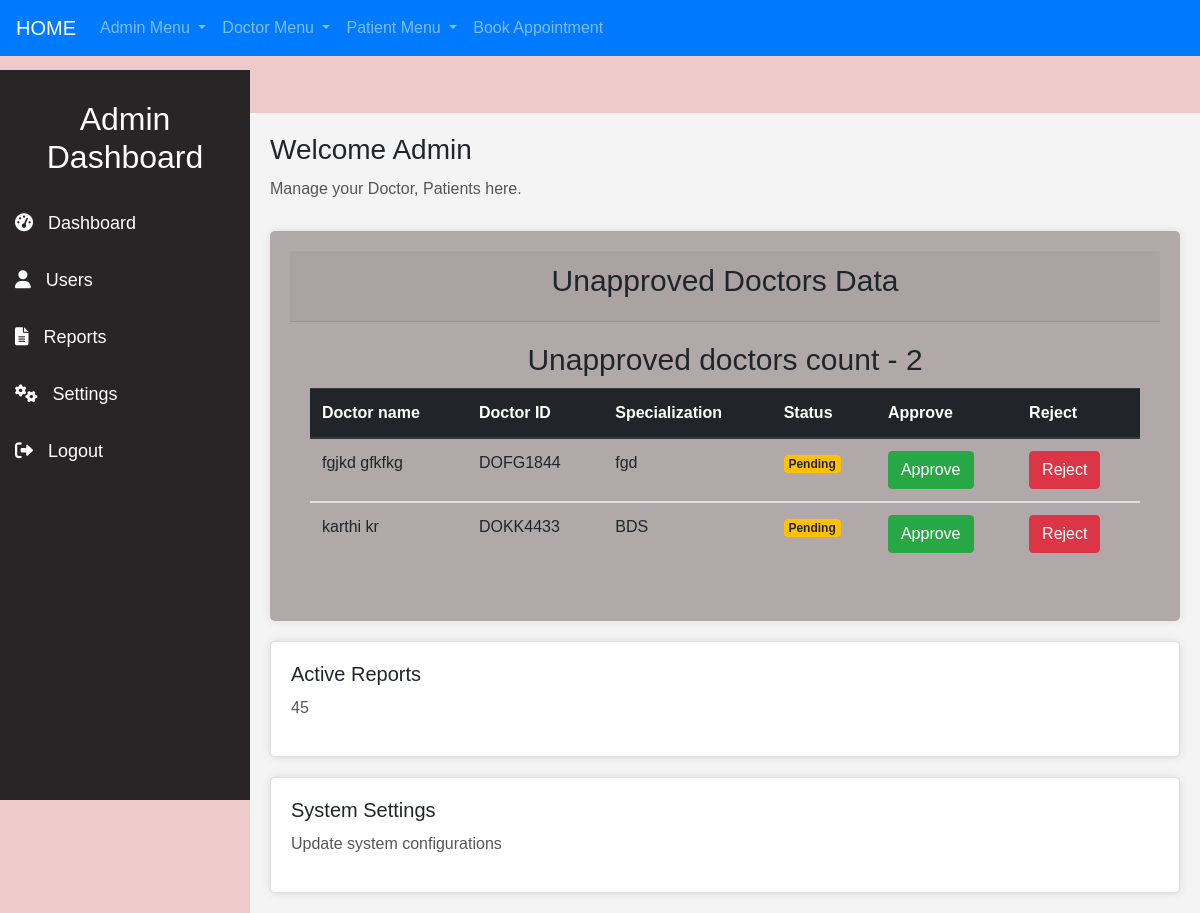
/dashboard/ (signed in), run on an earlier commit of the app's database.
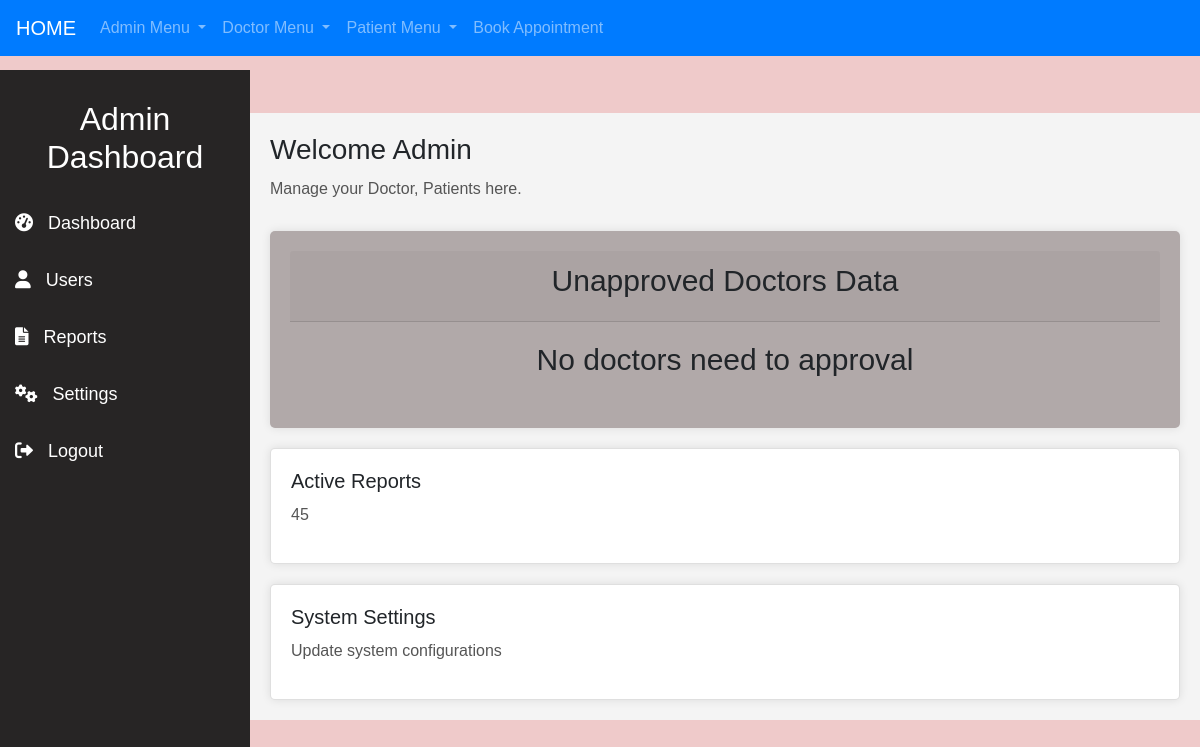
And on a later commit of the database.
### hospital/models.py (models this page shows, shortened)
class Doctor(models.Model):
    user = models.OneToOneField(User,on_delete=models.CASCADE)
    first_name = models.CharField(max_length=20)
    last_name = models.CharField(max_length=20)
    username = models.CharField(max_length=20)
    specialization = models.CharField(max_length=40)
    doctor_id = models.CharField(max_length=10,unique=True,blank=True)
    passwd = models.CharField(max_length=50)
    approval = models.BooleanField(default=False)

### hospital/views.py (the view)
# urls.py: path('dashboard/',views.dashboard,name="dashboard"),
@login_required
def dashboard(request):
    if request.user.is_superuser:
        unapproved_doctors = Doctor.objects.filter(approval=False).values()
        unapproved_doctors_count = len(unapproved_doctors)
        if unapproved_doctors_count == 0:
            return render(request,"dashboard.html")
        else:
            print(unapproved_doctors,"data")
            data = {'unapproved_doctors':unapproved_doctors,
                    'unapproved_doctors_count':unapproved_doctors_count}
            return render(request,"dashboard.html",context=data)
    else:
        messages.error(request, "You're not a admin user")
        return redirect('admin_login')

### hospital/templates/dashboard.html (shortened to what this page needs)
{% extends 'base.html' %}
{% load static %}
{% block content %}
<link rel="stylesheet" href="{% static 'css/dashboard.css' %}">
<div class="dashboard-messages">
</div>
<div class="dashboard-container">
    <nav class="sidebar">
        <div class="sidebar-header">
            <h2>Admin Dashboard</h2>
        </div>
        <ul class="sidebar-menu">
            <li><a href="#"><i class="fas fa-tachometer-alt"></i> Dashboard</a></li>
            <li><a href="#"><i class="fas fa-user"></i> Users</a></li>
            <li><a href="#"><i class="fas fa-file-alt"></i> Reports</a></li>
            <li><a href="#"><i class="fas fa-cogs"></i> Settings</a></li>
            <li><a href="#"><i class="fas fa-sign-out-alt"></i> Logout</a></li>
        </ul>
    </nav>
    <div class="main-content">
        <header>
            <h1>Welcome Admin </h1>
            <p>Manage your Doctor, Patients here.</p>
        </header>
        <section class="dashboard-section">
            <div class="card1">
                <div class="card-header">
                    <h1>Unapproved Doctors Data </h1>
                </div>
                <div class="card-body">
                    {% if unapproved_doctors %}
                    <h1>Unapproved doctors count - {{unapproved_doctors_count}}</h1>
                    <div class="table-responsive">
                        <table class="table table-hover">
                            <thead class="thead-dark">
                                <th>Doctor name</th>
                                <th>Doctor ID </th>
                                <th>Specialization</th>
                                <th>Status </th>
                                <th>Approve</th>
                                <th>Reject</th>
                            </thead>
                            <tbody>
                                {% for doctor in unapproved_doctors %}
                                <tr>
                                    <td>{{doctor.first_name}} {{doctor.last_name}}</td>
                                    <td>{{doctor.doctor_id}}</td>
                                    <td>{{doctor.specialization}}</td>
                                    <td>
                                        <span class="badge badge-warning">Pending</span>
                                    </td>
                                    <td><a href="{% url 'doctor_approve' doctor.doctor_id %}"
                                            class="btn btn-success">Approve</a>
                                    </td>
                                    <td><a href="{% url 'doctor_reject' doctor.doctor_id %}"
                                            class="btn btn-danger">Reject</a>
                                    </td>
                                </tr>
                            </tbody>
                            {% endfor %}
                        </table>
                    </div>
                    {%else%}
                    <div>
                        <h1>No doctors need to approval</h1>
                    </div>
                    {%endif%}
                </div>
            </div>
            <div class="card">
                <h3>Active Reports</h3>
                <p>45</p>
            </div>
            <div class="card">
                <h3>System Settings</h3>
                <p>Update system configurations</p>
            </div>
        </section>
    </div>
</div>
{% endblock %}

What changed in the data, as far as the page shows it:
no longer on this page (row edited): Doctor: first_name "fgjkd", last_name "gfkfkg", doctor_id "DOFG1844", specialization "fgd"
no longer on this page (row edited): Doctor: first_name "karthi", last_name "kr", doctor_id "DOKK4433", specialization "BDS"
Also different on the page:
{{ unapproved_doctors_count }}: "2" → (not shown)
text no longer shown: "Unapproved doctors count - Doctor name Doctor ID Specialization Status Approve Reject"
text now shown: "No doctors need to approval"
